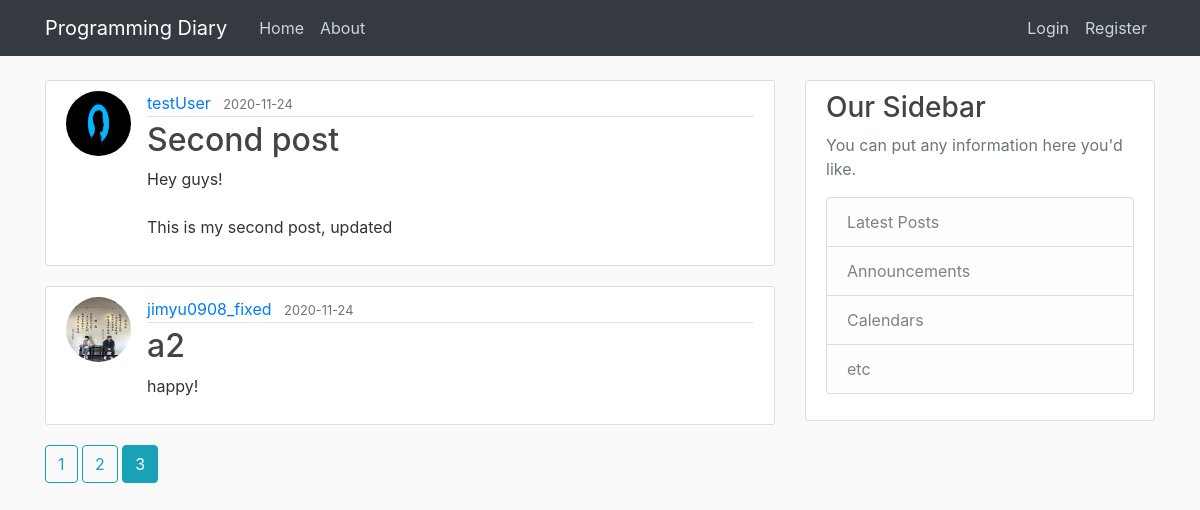
Screenshot of /home?page=3 with the database file from the repository.
### blog/models.py (models this page shows, shortened)
class Post(db.Model):
    id = db.Column(db.Integer, primary_key=True)
    title = db.Column(db.String(100), nullable=False)
    date_posted = db.Column(db.DateTime, nullable=False, default=datetime.utcnow)
    content = db.Column(db.Text, nullable=False)
    user_id = db.Column(db.Integer, db.ForeignKey('user.id'), nullable=False)

class User(db.Model, UserMixin):
    id = db.Column(db.Integer, primary_key=True)
    username = db.Column(db.String(20), unique=True, nullable=False)
    email = db.Column(db.String(120), unique=True, nullable=False)
    image_file = db.Column(db.String(20), nullable=False, default='default.jpg')
    password = db.Column(db.String(60), nullable=False)
    posts = db.relationship('Post', backref='author', lazy=True) # clarify relationship between tables

### blog/main/routes.py (the view)
@main.route("/")
@main.route("/home")
def home():
    page = request.args.get('page', 1, type=int)
    posts = Post.query.order_by(Post.date_posted.desc()).paginate(page=page, per_page=2)
    return render_template('home.html', posts=posts)

### blog/templates/home.html
{% extends "layout.html" %}
{% block content %}
    {% for post in posts.items %}
        <article class="media content-section">
            <img class="rounded-circle article-img" src="{{ url_for('static', filename='profile_pics/' + post.author.image_file) }}">
            <div class="media-body">
                <div class="article-metadata">
                    <a class="mr-2" href="{{ url_for('users.user_posts', username=post.author.username) }}">{{ post.author.username }}</a>
                    <small class="text-muted" href="#">{{ post.date_posted.strftime('%Y-%m-%d') }}</small>
                </div>
                <h2><a class="article-title" href="{{ url_for('posts.post', post_id=post.id) }}">{{ post.title }}</a></h2>
                <p class="article-content">{{ post.content }}</p>
            </div>
        </article>
    {% endfor %}
    {% for page_num in posts.iter_pages(left_edge=1, right_edge=1, left_current=1, right_current=2) %}
        {% if page_num %}
            {% if posts.page == page_num %}
                <a class="btn btn-info mb-4" href="{{ url_for('main.home', page=page_num) }}">{{ page_num }}</a>
            {% else %}
                <a class="btn btn-outline-info mb-4" href="{{ url_for('main.home', page=page_num) }}">{{ page_num }}</a>
            {% endif %}
        {% else %}
            ...
        {% endif %}
    {% endfor %}
{% endblock content %}

### blog/static/main.css (style rules this page uses)
body { background: #fafafa; color: #333333; margin-top: 5rem; }
h1, h2, h3, h4, h5, h6 { color: #444444; }
.content-section { background: #ffffff; padding: 10px 20px; border: 1px solid #dddddd; border-radius: 3px; margin-bottom: 20px; }
.article-title { color: #444444; }
.article-content { white-space: pre-line; }
.article-img { height: 65px; width: 65px; margin-right: 16px; }
.article-metadata { padding-bottom: 1px; margin-bottom: 4px; border-bottom: 1px solid #e3e3e3 }

### rows the page displays
Post: image_file (placeholder picture), author.username "testUser", date_posted "2020-11-24", title "Second post", content "Hey guys! This is my second post, updated"
Post: image_file (picture), author.username "jimyu0908_fixed", date_posted "2020-11-24", title "a2", content "happy!"

### other values shown
{{ page_num }} "1" "2"
{{ page_num }} "3"
